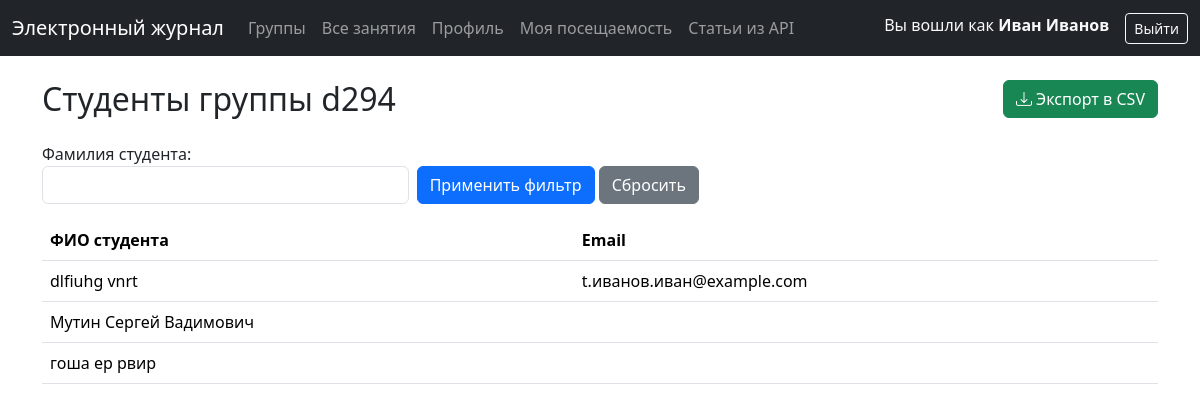
The app's page /teacher/group/1/students/ (signed in) with its own data.
### users/models.py (models this page shows)
class User(AbstractUser):
    username = models.CharField(
        max_length=150,
        unique=True,
        verbose_name='Логин',
        help_text='Латиница, цифры и @#$%^&+=!_.-/?*()',
    )
    @property
    def is_student(self):
        return hasattr(self, 'student')
    @property
    def is_teacher(self):
        return hasattr(self, 'teacher')
    def get_full_name(self):
        if self.first_name and self.last_name:
            return f"{self.first_name} {self.last_name}"
        return self.username
    class Meta:
        constraints = [
            models.CheckConstraint(
                name='username_allowed_chars',
                check=Q(username__regex=ALLOWED_RE),
            ),
        ]

### journal/models.py (models this page shows, shortened)
class Group(models.Model):
    id_group = models.CharField(max_length=100, unique=True, verbose_name='Номер группы')
    name = models.CharField(max_length=200, verbose_name='Группа')
    year_priem = models.CharField(max_length=200, verbose_name='Год приема')
    study_form = models.CharField(max_length=200, blank=True, null=True, verbose_name='Форма обучения')
    level = models.CharField(max_length=200, blank=True, null=True, verbose_name='Уровень')
    faculty = models.CharField(max_length=200, blank=True, null=True, verbose_name='Факультет')
    department = models.CharField(max_length=200, blank=True, null=True, verbose_name='Подразделение')
    term_number = models.CharField(max_length=2, blank=True, verbose_name='Период')
    number_of_active_students = models.CharField(max_length=2, blank=True, verbose_name='Количество студентов')
    status = models.BooleanField(default=False, blank=True)
    semestr = models.CharField(max_length=10, blank=True, verbose_name='Семестр')
    history = HistoricalRecords()
    class Meta:
        unique_together = [("id_group", "name")]
        verbose_name = 'Группа'
        verbose_name_plural = 'Группы'
        ordering = ['name']

class Student(models.Model):
    user = models.OneToOneField(settings.AUTH_USER_MODEL, on_delete=models.PROTECT, verbose_name='Пользователь')
    student_id = models.CharField(max_length=200, blank=True, verbose_name='Student_ID')
    id_record_book = models.CharField(max_length=200, blank=True, null=True)
    id_group = models.ForeignKey('Group', on_delete=models.PROTECT, verbose_name='Номер группы', blank=True)
    last_name = models.CharField(max_length=200, verbose_name='Фамилия')
    first_name = models.CharField(max_length=200, verbose_name='Имя')
    second_name = models.CharField(max_length=200, blank=True, null=True, verbose_name='Отчество')
    starosta = models.BooleanField(default=False, blank=True)
    expelled = models.BooleanField(default=False, blank=True)
    status = models.CharField(max_length=200, verbose_name='Статус', blank=True, null=True)
    history = HistoricalRecords()
    class Meta:
        verbose_name = 'Студент'
        verbose_name_plural = 'Студенты'
        ordering = ['last_name', 'first_name', 'second_name']

### journal/views.py (the view)
# urls.py: path("teacher/group/<int:group_id>/students/", views.StudentListView.as_view(), name="teacher-group-students"),
class StudentListView(LoginRequiredMixin, TeacherRequiredMixin, ListView):
    model = Student
    template_name = "teacher/group_students.html"
    context_object_name = "students"
    paginate_by = 10
    def get_queryset(self):
        group_id = self.kwargs.get("group_id")
        self.group = get_object_or_404(Group, pk=group_id)
        queryset = Student.objects.filter(id_group=self.group).select_related("user").order_by("last_name", "first_name")
        self.filter_form = StudentFilterForm(self.request.GET)
        if self.filter_form.is_valid():
            cd = self.filter_form.cleaned_data
            if cd.get('last_name'):
                queryset = queryset.filter(last_name__icontains=cd['last_name'])
        return queryset
    def get_context_data(self, **kwargs):
        context = super().get_context_data(**kwargs)
        context["group"] = self.group
        context["title"] = f"Студенты группы {self.group.name}"
        context["filter_form"] = getattr(self, 'filter_form', StudentFilterForm())
        query_params = self.request.GET.copy()
        if 'page' in query_params:
            query_params.pop('page')
        context["filter_params"] = query_params.urlencode()
        return context

### journal/filters.py
class StudentFilterForm(forms.Form):
    last_name = forms.CharField(
        required=False,
        label="Фамилия студента",
        widget=forms.TextInput(attrs={"class": "form-control"})
    )

### journal/mixins.py (called while the page is built)
    def test_func(self):
        user = self.request.user
        if not user.is_authenticated:
            return False
        return hasattr(user, 'teacher') and user.teacher is not None

### templates/teacher/group_students.html (shortened to what this page needs)
{% extends "base.html" %}
{% block content %}
<div class="d-flex justify-content-between align-items-center mb-4">
    <h2 class="mb-0">Студенты группы {{ group.name }}</h2>
    <a href="{% url 'export-students' group.id %}" class="btn btn-success">
        <i class="bi bi-download"></i> Экспорт в CSV
    </a>
</div>
<form method="get" action="" class="form-inline mb-3">
    <div class="row g-2 align-items-end">
        <div class="col-md-4">
            {{ filter_form.last_name.label_tag }}
            {{ filter_form.last_name }}
        </div>
        <div class="col-md-4">
            <button type="submit" class="btn btn-primary">Применить фильтр</button>
            <a href="{% url 'teacher-group-students' group.id %}" class="btn btn-secondary">Сбросить</a>
        </div>
    </div>
</form>
<table class="table table-hover align-middle">
    <thead>
        <tr>
            <th>ФИО студента</th>
            <th>Email</th>
        </tr>
    </thead>
    <tbody>
        {% for student in students %}
        <tr>
            <td>{{ student.last_name }} {{ student.first_name }}{% if student.second_name %} {{ student.second_name }}{% endif %}</td>
            <td>{{ student.user.email }}</td>
        </tr>
        {% empty %}
        <tr>
            <td colspan="2" class="text-center text-muted">В этой группе ещё нет студентов.</td>
        </tr>
        {% endfor %}
    </tbody>
</table>
{% endblock content %}

### templates/base.html (shortened to what this page needs)
<!DOCTYPE html>
<html lang="ru">
<head>
    <link href="https://cdn.jsdelivr.net/npm/bootstrap@5.3.2/dist/css/bootstrap.min.css" rel="stylesheet">
    {% load static %}
    <link href="{% static 'journal/css/styles.css' %}" rel="stylesheet">
    <link rel="stylesheet" href="https://cdn.jsdelivr.net/npm/bootstrap-icons@1.11.3/font/bootstrap-icons.min.css">
</head>
<body>
    <nav class="navbar navbar-expand-lg navbar-dark bg-dark">
        <div class="container-fluid">
            <a class="navbar-brand" href="{% url 'home' %}">Электронный журнал</a>
            <div class="collapse navbar-collapse" id="navbarSupportedContent">
                {% if user.is_authenticated %}
                <ul class="navbar-nav me-auto mb-2 mb-lg-0">
                    {% if user.is_teacher %}
                    <li class="nav-item">
                        <a class="nav-link" href="{% url 'teacher-groups' %}">Группы</a>
                    </li>
                    <li class="nav-item">
                        <a class="nav-link" href="{% url 'teacher-lessons-all' %}">Все занятия</a>
                    </li>
                    {% endif %}
                    {% if user.is_student %}
                    <li class="nav-item">
                        <a class="nav-link" href="{% url 'student-profile' %}">Профиль</a>
                    </li>
                    <li class="nav-item">
                        <a class="nav-link" href="{% url 'student-attendance' %}">Моя посещаемость</a>
                    </li>
                    {% endif %}
                    <li class="nav-item">
                        <a class="nav-link" href="{% url 'api-women' %}">Статьи из API</a>
                    </li>
                </ul>
                <ul class="navbar-nav ms-auto">
                    <li class="nav-item">
                        <span class="navbar-text text-light me-3">
                            Вы вошли как <strong>{{ user.get_full_name|default:user.username }}</strong>
                        </span>
                    </li>
                    <li class="nav-item">
                        <form method="post" action="{% url 'logout' %}" style="display: inline;">
                            <button type="submit" class="btn btn-outline-light btn-sm">Выйти</button>
                        </form>
                    </li>
                </ul>
                {% endif %}
            </div>
        </div>
    </nav>
    <div class="container py-4">
        {% block content %}{% endblock content %}
    </div>
</body>
</html>

### records on screen
User: get_full_name "Иван Иванов"
Group: name "d294"
Student: last_name "dlfiuhg", first_name "vnrt", user.email "t.иванов.иван@example.com"
Student: last_name "Мутин", first_name "Сергей", second_name "Вадимович"
Student: last_name "гоша", first_name "ер", second_name "рвир"

### other values on screen
{{ filter_form.last_name.label_tag }} "Фамилия студента:"
